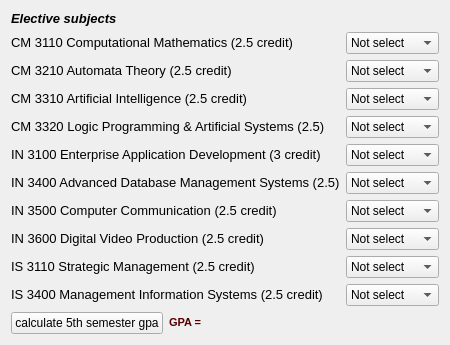
  <widget class="QWidget" name="layoutWidget">
   <property name="geometry">
    <rect>
     <x>10</x>
     <y>220</y>
     <width>421</width>
     <height>313</height>
    </rect>
   </property>
   <layout class="QVBoxLayout" name="verticalLayout_7">
    <item>
     <widget class="QLabel" name="label_7">
      <property name="text">
       <string>&lt;!DOCTYPE HTML PUBLIC &quot;-//W3C//DTD HTML 4.0//EN&quot; &quot;http://www.w3.org/TR/REC-html40/strict.dtd&quot;&gt;
&lt;html&gt;&lt;head&gt;&lt;meta name=&quot;qrichtext&quot; content=&quot;1&quot; /&gt;&lt;style type=&quot;text/css&quot;&gt;
p, li { white-space: pre-wrap; }
&lt;/style&gt;&lt;/head&gt;&lt;body style=&quot; font-family:'MS Shell Dlg 2'; font-size:8.25pt; font-weight:400; font-style:normal;&quot;&gt;
&lt;p style=&quot; margin-top:0px; margin-bottom:0px; margin-left:0px; margin-right:0px; -qt-block-indent:0; text-indent:0px;&quot;&gt;&lt;span style=&quot; font-size:10pt; font-weight:600; font-style:italic;&quot;&gt;Elective subjects&lt;/span&gt;&lt;/p&gt;&lt;/body&gt;&lt;/html&gt;</string>
      </property>
     </widget>
    </item>
    <item>
     <layout class="QHBoxLayout" name="horizontalLayout_5">
      <item>
       <layout class="QVBoxLayout" name="verticalLayout_3">
        <item>
         <widget class="QLabel" name="label_41">
          <property name="text">
           <string>&lt;!DOCTYPE HTML PUBLIC &quot;-//W3C//DTD HTML 4.0//EN&quot; &quot;http://www.w3.org/TR/REC-html40/strict.dtd&quot;&gt;
&lt;html&gt;&lt;head&gt;&lt;meta name=&quot;qrichtext&quot; content=&quot;1&quot; /&gt;&lt;style type=&quot;text/css&quot;&gt;
p, li { white-space: pre-wrap; }
&lt;/style&gt;&lt;/head&gt;&lt;body style=&quot; font-family:'MS Shell Dlg 2'; font-size:8.25pt; font-weight:400; font-style:normal;&quot;&gt;
&lt;p style=&quot; margin-top:0px; margin-bottom:0px; margin-left:0px; margin-right:0px; -qt-block-indent:0; text-indent:0px;&quot;&gt;&lt;span style=&quot; font-size:10pt;&quot;&gt;CM 3110 Computational Mathematics (2.5 credit)&lt;/span&gt;&lt;/p&gt;&lt;/body&gt;&lt;/html&gt;</string>
          </property>
         </widget>
        </item>
        <item>
         <widget class="QLabel" name="label_42">
          <property name="text">
           <string>&lt;!DOCTYPE HTML PUBLIC &quot;-//W3C//DTD HTML 4.0//EN&quot; &quot;http://www.w3.org/TR/REC-html40/strict.dtd&quot;&gt;
&lt;html&gt;&lt;head&gt;&lt;meta name=&quot;qrichtext&quot; content=&quot;1&quot; /&gt;&lt;style type=&quot;text/css&quot;&gt;
p, li { white-space: pre-wrap; }
&lt;/style&gt;&lt;/head&gt;&lt;body style=&quot; font-family:'MS Shell Dlg 2'; font-size:8.25pt; font-weight:400; font-style:normal;&quot;&gt;
&lt;p style=&quot; margin-top:0px; margin-bottom:0px; margin-left:0px; margin-right:0px; -qt-block-indent:0; text-indent:0px;&quot;&gt;&lt;span style=&quot; font-size:10pt;&quot;&gt;CM 3210 Automata Theory (2.5 credit)&lt;/span&gt;&lt;/p&gt;&lt;/body&gt;&lt;/html&gt;</string>
          </property>
         </widget>
        </item>
        <item>
         <widget class="QLabel" name="label_43">
          <property name="text">
           <string>&lt;!DOCTYPE HTML PUBLIC &quot;-//W3C//DTD HTML 4.0//EN&quot; &quot;http://www.w3.org/TR/REC-html40/strict.dtd&quot;&gt;
&lt;html&gt;&lt;head&gt;&lt;meta name=&quot;qrichtext&quot; content=&quot;1&quot; /&gt;&lt;style type=&quot;text/css&quot;&gt;
p, li { white-space: pre-wrap; }
&lt;/style&gt;&lt;/head&gt;&lt;body style=&quot; font-family:'MS Shell Dlg 2'; font-size:8.25pt; font-weight:400; font-style:normal;&quot;&gt;
&lt;p style=&quot; margin-top:0px; margin-bottom:0px; margin-left:0px; margin-right:0px; -qt-block-indent:0; text-indent:0px;&quot;&gt;&lt;span style=&quot; font-size:10pt;&quot;&gt;CM 3310 Artificial Intelligence (2.5 credit)&lt;/span&gt;&lt;/p&gt;&lt;/body&gt;&lt;/html&gt;</string>
          </property>
         </widget>
        </item>
        <item>
         <widget class="QLabel" name="label_44">
          <property name="text">
           <string>&lt;!DOCTYPE HTML PUBLIC &quot;-//W3C//DTD HTML 4.0//EN&quot; &quot;http://www.w3.org/TR/REC-html40/strict.dtd&quot;&gt;
&lt;html&gt;&lt;head&gt;&lt;meta name=&quot;qrichtext&quot; content=&quot;1&quot; /&gt;&lt;style type=&quot;text/css&quot;&gt;
p, li { white-space: pre-wrap; }
&lt;/style&gt;&lt;/head&gt;&lt;body style=&quot; font-family:'MS Shell Dlg 2'; font-size:8.25pt; font-weight:400; font-style:normal;&quot;&gt;
&lt;p style=&quot; margin-top:0px; margin-bottom:0px; margin-left:0px; margin-right:0px; -qt-block-indent:0; text-indent:0px;&quot;&gt;&lt;span style=&quot; font-size:10pt;&quot;&gt;CM 3320 Logic Programming &amp;amp; Artificial Systems (2.5)&lt;/span&gt;&lt;/p&gt;&lt;/body&gt;&lt;/html&gt;</string>
          </property>
         </widget>
        </item>
        <item>
         <widget class="QLabel" name="label_45">
          <property name="text">
           <string>&lt;!DOCTYPE HTML PUBLIC &quot;-//W3C//DTD HTML 4.0//EN&quot; &quot;http://www.w3.org/TR/REC-html40/strict.dtd&quot;&gt;
&lt;html&gt;&lt;head&gt;&lt;meta name=&quot;qrichtext&quot; content=&quot;1&quot; /&gt;&lt;style type=&quot;text/css&quot;&gt;
p, li { white-space: pre-wrap; }
&lt;/style&gt;&lt;/head&gt;&lt;body style=&quot; font-family:'MS Shell Dlg 2'; font-size:8.25pt; font-weight:400; font-style:normal;&quot;&gt;
&lt;p style=&quot; margin-top:0px; margin-bottom:0px; margin-left:0px; margin-right:0px; -qt-block-indent:0; text-indent:0px;&quot;&gt;&lt;span style=&quot; font-size:10pt;&quot;&gt;IN 3100 Enterprise Application Development (3 credit)&lt;/span&gt;&lt;/p&gt;&lt;/body&gt;&lt;/html&gt;</string>
          </property>
         </widget>
        </item>
        <item>
         <widget class="QLabel" name="label_46">
          <property name="text">
           <string>&lt;!DOCTYPE HTML PUBLIC &quot;-//W3C//DTD HTML 4.0//EN&quot; &quot;http://www.w3.org/TR/REC-html40/strict.dtd&quot;&gt;
&lt;html&gt;&lt;head&gt;&lt;meta name=&quot;qrichtext&quot; content=&quot;1&quot; /&gt;&lt;style type=&quot;text/css&quot;&gt;
p, li { white-space: pre-wrap; }
&lt;/style&gt;&lt;/head&gt;&lt;body style=&quot; font-family:'MS Shell Dlg 2'; font-size:8.25pt; font-weight:400; font-style:normal;&quot;&gt;
&lt;p style=&quot; margin-top:0px; margin-bottom:0px; margin-left:0px; margin-right:0px; -qt-block-indent:0; text-indent:0px;&quot;&gt;&lt;span style=&quot; font-size:10pt;&quot;&gt;IN 3400 Advanced Database Management Systems (2.5)&lt;/span&gt;&lt;/p&gt;&lt;/body&gt;&lt;/html&gt;</string>
          </property>
         </widget>
        </item>
        <item>
         <widget class="QLabel" name="label_47">
          <property name="text">
           <string>&lt;!DOCTYPE HTML PUBLIC &quot;-//W3C//DTD HTML 4.0//EN&quot; &quot;http://www.w3.org/TR/REC-html40/strict.dtd&quot;&gt;
&lt;html&gt;&lt;head&gt;&lt;meta name=&quot;qrichtext&quot; content=&quot;1&quot; /&gt;&lt;style type=&quot;text/css&quot;&gt;
p, li { white-space: pre-wrap; }
&lt;/style&gt;&lt;/head&gt;&lt;body style=&quot; font-family:'MS Shell Dlg 2'; font-size:8.25pt; font-weight:400; font-style:normal;&quot;&gt;
&lt;p style=&quot; margin-top:0px; margin-bottom:0px; margin-left:0px; margin-right:0px; -qt-block-indent:0; text-indent:0px;&quot;&gt;&lt;span style=&quot; font-size:10pt;&quot;&gt;IN 3500 Computer Communication (2.5 credit)&lt;/span&gt;&lt;/p&gt;&lt;/body&gt;&lt;/html&gt;</string>
          </property>
         </widget>
        </item>
        <item>
         <widget class="QLabel" name="label_48">
          <property name="text">
           <string>&lt;!DOCTYPE HTML PUBLIC &quot;-//W3C//DTD HTML 4.0//EN&quot; &quot;http://www.w3.org/TR/REC-html40/strict.dtd&quot;&gt;
&lt;html&gt;&lt;head&gt;&lt;meta name=&quot;qrichtext&quot; content=&quot;1&quot; /&gt;&lt;style type=&quot;text/css&quot;&gt;
p, li { white-space: pre-wrap; }
&lt;/style&gt;&lt;/head&gt;&lt;body style=&quot; font-family:'MS Shell Dlg 2'; font-size:8.25pt; font-weight:400; font-style:normal;&quot;&gt;
&lt;p style=&quot; margin-top:0px; margin-bottom:0px; margin-left:0px; margin-right:0px; -qt-block-indent:0; text-indent:0px;&quot;&gt;&lt;span style=&quot; font-size:10pt;&quot;&gt;IN 3600 Digital Video Production (2.5 credit)&lt;/span&gt;&lt;/p&gt;&lt;/body&gt;&lt;/html&gt;</string>
          </property>
         </widget>
        </item>
        <item>
         <widget class="QLabel" name="label_49">
          <property name="text">
           <string>&lt;!DOCTYPE HTML PUBLIC &quot;-//W3C//DTD HTML 4.0//EN&quot; &quot;http://www.w3.org/TR/REC-html40/strict.dtd&quot;&gt;
&lt;html&gt;&lt;head&gt;&lt;meta name=&quot;qrichtext&quot; content=&quot;1&quot; /&gt;&lt;style type=&quot;text/css&quot;&gt;
p, li { white-space: pre-wrap; }
&lt;/style&gt;&lt;/head&gt;&lt;body style=&quot; font-family:'MS Shell Dlg 2'; font-size:8.25pt; font-weight:400; font-style:normal;&quot;&gt;
&lt;p style=&quot; margin-top:0px; margin-bottom:0px; margin-left:0px; margin-right:0px; -qt-block-indent:0; text-indent:0px;&quot;&gt;&lt;span style=&quot; font-size:10pt;&quot;&gt;IS 3110 Strategic Management (2.5 credit)&lt;/span&gt;&lt;/p&gt;&lt;/body&gt;&lt;/html&gt;</string>
          </property>
         </widget>
        </item>
        <item>
         <widget class="QLabel" name="label_50">
          <property name="text">
           <string>&lt;!DOCTYPE HTML PUBLIC &quot;-//W3C//DTD HTML 4.0//EN&quot; &quot;http://www.w3.org/TR/REC-html40/strict.dtd&quot;&gt;
&lt;html&gt;&lt;head&gt;&lt;meta name=&quot;qrichtext&quot; content=&quot;1&quot; /&gt;&lt;style type=&quot;text/css&quot;&gt;
p, li { white-space: pre-wrap; }
&lt;/style&gt;&lt;/head&gt;&lt;body style=&quot; font-family:'MS Shell Dlg 2'; font-size:8.25pt; font-weight:400; font-style:normal;&quot;&gt;
&lt;p style=&quot; margin-top:0px; margin-bottom:0px; margin-left:0px; margin-right:0px; -qt-block-indent:0; text-indent:0px;&quot;&gt;&lt;span style=&quot; font-size:10pt;&quot;&gt;IS 3400 Management Information Systems (2.5 credit)&lt;/span&gt;&lt;/p&gt;&lt;/body&gt;&lt;/html&gt;</string>
          </property>
         </widget>
        </item>
       </layout>
      </item>
      <item>
       <layout class="QVBoxLayout" name="verticalLayout_5">
        <item>
         <widget class="QComboBox" name="comboBox_41">
          <item>
           <property name="text">
            <string>Not select</string>
           </property>
          </item>
          <item>
           <property name="text">
            <string>A+</string>
           </property>
          </item>
          <item>
           <property name="text">
            <string>A</string>
           </property>
          </item>
          <item>
           <property name="text">
            <string>A-</string>
           </property>
          </item>
          <item>
           <property name="text">
            <string>B+</string>
           </property>
          </item>
          <item>
           <property name="text">
            <string>B</string>
           </property>
          </item>
          <item>
           <property name="text">
            <string>B-</string>
           </property>
          </item>
          <item>
           <property name="text">
            <string>C+</string>
           </property>
          </item>
          <item>
           <property name="text">
            <string>C</string>
           </property>
          </item>
          <item>
           <property name="text">
            <string>C-</string>
           </property>
          </item>
          <item>
           <property name="text">
            <string>D</string>
           </property>
          </item>
          <item>
           <property name="text">
            <string>I</string>
           </property>
          </item>
          <item>
           <property name="text">
            <string>F</string>
           </property>
          </item>
          <item>
           <property name="text">
            <string>Not release</string>
           </property>
          </item>
         </widget>
        </item>
        <item>
         <widget class="QComboBox" name="comboBox_42">
          <item>
           <property name="text">
            <string>Not select</string>
           </property>
          </item>
          <item>
           <property name="text">
            <string>A+</string>
           </property>
          </item>
          <item>
           <property name="text">
            <string>A</string>
           </property>
          </item>
          <item>
           <property name="text">
            <string>A-</string>
           </property>
          </item>
          <item>
           <property name="text">
            <string>B+</string>
           </property>
          </item>
          <item>
           <property name="text">
            <string>B</string>
           </property>
          </item>
          <item>
           <property name="text">
            <string>B-</string>
           </property>
          </item>
          <item>
           <property name="text">
            <string>C+</string>
           </property>
          </item>
          <item>
           <property name="text">
            <string>C</string>
           </property>
          </item>
          <item>
           <property name="text">
            <string>C-</string>
           </property>
          </item>
          <item>
           <property name="text">
            <string>D</string>
           </property>
          </item>
          <item>
           <property name="text">
            <string>I</string>
           </property>
          </item>
          <item>
           <property name="text">
            <string>F</string>
           </property>
          </item>
          <item>
           <property name="text">
            <string>Not release</string>
           </property>
          </item>
         </widget>
        </item>
        <item>
         <widget class="QComboBox" name="comboBox_43">
          <item>
           <property name="text">
            <string>Not select</string>
           </property>
          </item>
          <item>
           <property name="text">
            <string>A+</string>
           </property>
          </item>
          <item>
           <property name="text">
            <string>A</string>
           </property>
          </item>
          <item>
           <property name="text">
            <string>A-</string>
           </property>
          </item>
          <item>
           <property name="text">
            <string>B+</string>
           </property>
          </item>
          <item>
           <property name="text">
            <string>B</string>
           </property>
          </item>
          <item>
           <property name="text">
            <string>B-</string>
           </property>
          </item>
          <item>
           <property name="text">
            <string>C+</string>
           </property>
          </item>
          <item>
           <property name="text">
            <string>C</string>
           </property>
          </item>
          <item>
           <property name="text">
            <string>C-</string>
           </property>
          </item>
          <item>
           <property name="text">
            <string>D</string>
           </property>
          </item>
          <item>
           <property name="text">
            <string>I</string>
           </property>
          </item>
          <item>
           <property name="text">
            <string>F</string>
           </property>
          </item>
          <item>
           <property name="text">
            <string>Not release</string>
           </property>
          </item>
         </widget>
        </item>
        <item>
         <widget class="QComboBox" name="comboBox_44">
          <item>
           <property name="text">
            <string>Not select</string>
           </property>
          </item>
          <item>
           <property name="text">
            <string>A+</string>
           </property>
          </item>
          <item>
           <property name="text">
            <string>A</string>
           </property>
          </item>
          <item>
           <property name="text">
            <string>A-</string>
           </property>
          </item>
          <item>
           <property name="text">
            <string>B+</string>
           </property>
          </item>
          <item>
           <property name="text">
            <string>B</string>
           </property>
          </item>
          <item>
           <property name="text">
            <string>B-</string>
           </property>
          </item>
          <item>
           <property name="text">
            <string>C+</string>
           </property>
          </item>
          <item>
           <property name="text">
            <string>C</string>
           </property>
          </item>
          <item>
           <property name="text">
            <string>C-</string>
           </property>
          </item>
          <item>
           <property name="text">
            <string>D</string>
           </property>
          </item>
          <item>
           <property name="text">
            <string>I</string>
           </property>
          </item>
          <item>
           <property name="text">
            <string>F</string>
           </property>
          </item>
          <item>
           <property name="text">
            <string>Not release</string>
           </property>
          </item>
         </widget>
        </item>
        <item>
         <widget class="QComboBox" name="comboBox_45">
          <item>
           <property name="text">
            <string>Not select</string>
           </property>
          </item>
          <item>
           <property name="text">
            <string>A+</string>
           </property>
          </item>
          <item>
           <property name="text">
            <string>A</string>
           </property>
          </item>
          <item>
           <property name="text">
            <string>A-</string>
           </property>
          </item>
          <item>
           <property name="text">
            <string>B+</string>
           </property>
          </item>
          <item>
           <property name="text">
            <string>B</string>
           </property>
          </item>
          <item>
           <property name="text">
            <string>B-</string>
           </property>
          </item>
          <item>
           <property name="text">
            <string>C+</string>
           </property>
          </item>
          <item>
           <property name="text">
            <string>C</string>
           </property>
          </item>
          <item>
           <property name="text">
            <string>C-</string>
           </property>
          </item>
          <item>
           <property name="text">
            <string>D</string>
           </property>
          </item>
          <item>
           <property name="text">
            <string>I</string>
           </property>
          </item>
          <item>
           <property name="text">
            <string>F</string>
           </property>
          </item>
          <item>
           <property name="text">
            <string>Not release</string>
           </property>
          </item>
         </widget>
        </item>
        <item>
         <widget class="QComboBox" name="comboBox_46">
          <item>
           <property name="text">
            <string>Not select</string>
           </property>
          </item>
          <item>
           <property name="text">
            <string>A+</string>
           </property>
          </item>
          <item>
           <property name="text">
            <string>A</string>
           </property>
          </item>
          <item>
           <property name="text">
            <string>A-</string>
           </property>
          </item>
          <item>
           <property name="text">
            <string>B+</string>
           </property>
          </item>
          <item>
           <property name="text">
            <string>B</string>
           </property>
          </item>
          <item>
           <property name="text">
            <string>B-</string>
           </property>
          </item>
          <item>
           <property name="text">
            <string>C+</string>
           </property>
          </item>
          <item>
           <property name="text">
            <string>C</string>
           </property>
          </item>
          <item>
           <property name="text">
            <string>C-</string>
           </property>
          </item>
          <item>
           <property name="text">
            <string>D</string>
           </property>
          </item>
          <item>
           <property name="text">
            <string>I</string>
           </property>
          </item>
          <item>
           <property name="text">
            <string>F</string>
           </property>
          </item>
          <item>
           <property name="text">
            <string>Not release</string>
           </property>
          </item>
         </widget>
        </item>
        <item>
         <widget class="QComboBox" name="comboBox_47">
          <item>
           <property name="text">
            <string>Not select</string>
           </property>
          </item>
          <item>
           <property name="text">
            <string>A+</string>
           </property>
          </item>
          <item>
           <property name="text">
            <string>A</string>
           </property>
          </item>
          <item>
           <property name="text">
            <string>A-</string>
           </property>
          </item>
          <item>
           <property name="text">
            <string>B+</string>
           </property>
          </item>
          <item>
           <property name="text">
            <string>B</string>
           </property>
          </item>
          <item>
           <property name="text">
            <string>B-</string>
           </property>
          </item>
          <item>
           <property name="text">
            <string>C+</string>
           </property>
          </item>
          <item>
           <property name="text">
            <string>C</string>
           </property>
          </item>
          <item>
           <property name="text">
            <string>C-</string>
           </property>
          </item>
          <item>
           <property name="text">
            <string>D</string>
           </property>
          </item>
          <item>
           <property name="text">
            <string>I</string>
           </property>
          </item>
          <item>
           <property name="text">
            <string>F</string>
           </property>
          </item>
          <item>
           <property name="text">
            <string>Not release</string>
           </property>
          </item>
         </widget>
        </item>
        <item>
         <widget class="QComboBox" name="comboBox_48">
          <item>
           <property name="text">
            <string>Not select</string>
           </property>
          </item>
          <item>
           <property name="text">
            <string>A+</string>
           </property>
          </item>
          <item>
           <property name="text">
            <string>A</string>
           </property>
          </item>
          <item>
           <property name="text">
            <string>A-</string>
           </property>
          </item>
          <item>
           <property name="text">
            <string>B+</string>
           </property>
          </item>
          <item>
           <property name="text">
            <string>B</string>
           </property>
          </item>
          <item>
           <property name="text">
            <string>B-</string>
           </property>
          </item>
          <item>
           <property name="text">
            <string>C+</string>
           </property>
          </item>
          <item>
           <property name="text">
            <string>C</string>
           </property>
          </item>
          <item>
           <property name="text">
            <string>C-</string>
           </property>
          </item>
          <item>
           <property name="text">
            <string>D</string>
           </property>
          </item>
          <item>
           <property name="text">
            <string>I</string>
           </property>
          </item>
          <item>
           <property name="text">
            <string>F</string>
           </property>
          </item>
          <item>
           <property name="text">
            <string>Not release</string>
           </property>
          </item>
         </widget>
        </item>
        <item>
         <widget class="QComboBox" name="comboBox_49">
          <item>
           <property name="text">
            <string>Not select</string>
           </property>
          </item>
          <item>
           <property name="text">
            <string>A+</string>
           </property>
          </item>
          <item>
           <property name="text">
            <string>A</string>
           </property>
          </item>
          <item>
           <property name="text">
            <string>A-</string>
           </property>
          </item>
          <item>
           <property name="text">
            <string>B+</string>
           </property>
          </item>
          <item>
           <property name="text">
            <string>B</string>
           </property>
          </item>
          <item>
           <property name="text">
            <string>B-</string>
           </property>
          </item>
          <item>
           <property name="text">
            <string>C+</string>
           </property>
          </item>
          <item>
           <property name="text">
            <string>C</string>
           </property>
          </item>
          <item>
           <property name="text">
            <string>C-</string>
           </property>
          </item>
          <item>
           <property name="text">
            <string>D</string>
           </property>
          </item>
          <item>
           <property name="text">
            <string>I</string>
           </property>
          </item>
          <item>
           <property name="text">
            <string>F</string>
           </property>
          </item>
          <item>
           <property name="text">
            <string>Not release</string>
           </property>
          </item>
         </widget>
        </item>
        <item>
         <widget class="QComboBox" name="comboBox_50">
          <item>
           <property name="text">
            <string>Not select</string>
           </property>
          </item>
          <item>
           <property name="text">
            <string>A+</string>
           </property>
          </item>
          <item>
           <property name="text">
            <string>A</string>
           </property>
          </item>
          <item>
           <property name="text">
            <string>A-</string>
           </property>
          </item>
          <item>
           <property name="text">
            <string>B+</string>
           </property>
          </item>
          <item>
           <property name="text">
            <string>B</string>
           </property>
          </item>
          <item>
           <property name="text">
            <string>B-</string>
           </property>
          </item>
          <item>
           <property name="text">
            <string>C+</string>
           </property>
          </item>
          <item>
           <property name="text">
            <string>C</string>
           </property>
          </item>
          <item>
           <property name="text">
            <string>C-</string>
           </property>
          </item>
          <item>
           <property name="text">
            <string>D</string>
           </property>
          </item>
          <item>
           <property name="text">
            <string>I</string>
           </property>
          </item>
          <item>
           <property name="text">
            <string>F</string>
           </property>
          </item>
          <item>
           <property name="text">
            <string>Not release</string>
           </property>
          </item>
         </widget>
        </item>
       </layout>
      </item>
     </layout>
    </item>
    <item>
     <layout class="QHBoxLayout" name="horizontalLayout">
      <item>
       <widget class="QPushButton" name="pushButton_7">
        <property name="text">
         <string>calculate 5th semester gpa</string>
        </property>
       </widget>
      </item>
      <item>
       <widget class="QLabel" name="label_26">
        <property name="text">
         <string>&lt;!DOCTYPE HTML PUBLIC &quot;-//W3C//DTD HTML 4.0//EN&quot; &quot;http://www.w3.org/TR/REC-html40/strict.dtd&quot;&gt;
&lt;html&gt;&lt;head&gt;&lt;meta name=&quot;qrichtext&quot; content=&quot;1&quot; /&gt;&lt;style type=&quot;text/css&quot;&gt;
p, li { white-space: pre-wrap; }
&lt;/style&gt;&lt;/head&gt;&lt;body style=&quot; font-family:'MS Shell Dlg 2'; font-size:8.25pt; font-weight:400; font-style:normal;&quot;&gt;
&lt;p style=&quot; margin-top:0px; margin-bottom:0px; margin-left:0px; margin-right:0px; -qt-block-indent:0; text-indent:0px;&quot;&gt;&lt;span style=&quot; font-size:8pt; font-weight:600; color:#550000;&quot;&gt;GPA =&lt;/span&gt;&lt;/p&gt;&lt;/body&gt;&lt;/html&gt;</string>
        </property>
       </widget>
      </item>
      <item>
       <widget class="QLabel" name="label_22">
        <property name="font">
         <font>
          <pointsize>10</pointsize>
          <weight>75</weight>
          <bold>true</bold>
         </font>
        </property>
        <property name="text">
         <string/>
        </property>
       </widget>
      </item>
      <item>
       <spacer name="horizontalSpacer">
        <property name="orientation">
         <enum>Qt::Horizontal</enum>
        </property>
        <property name="sizeHint" stdset="0">
         <size>
          <width>40</width>
          <height>20</height>
         </size>
        </property>
       </spacer>
      </item>
     </layout>
    </item>
   </layout>
  </widget>
